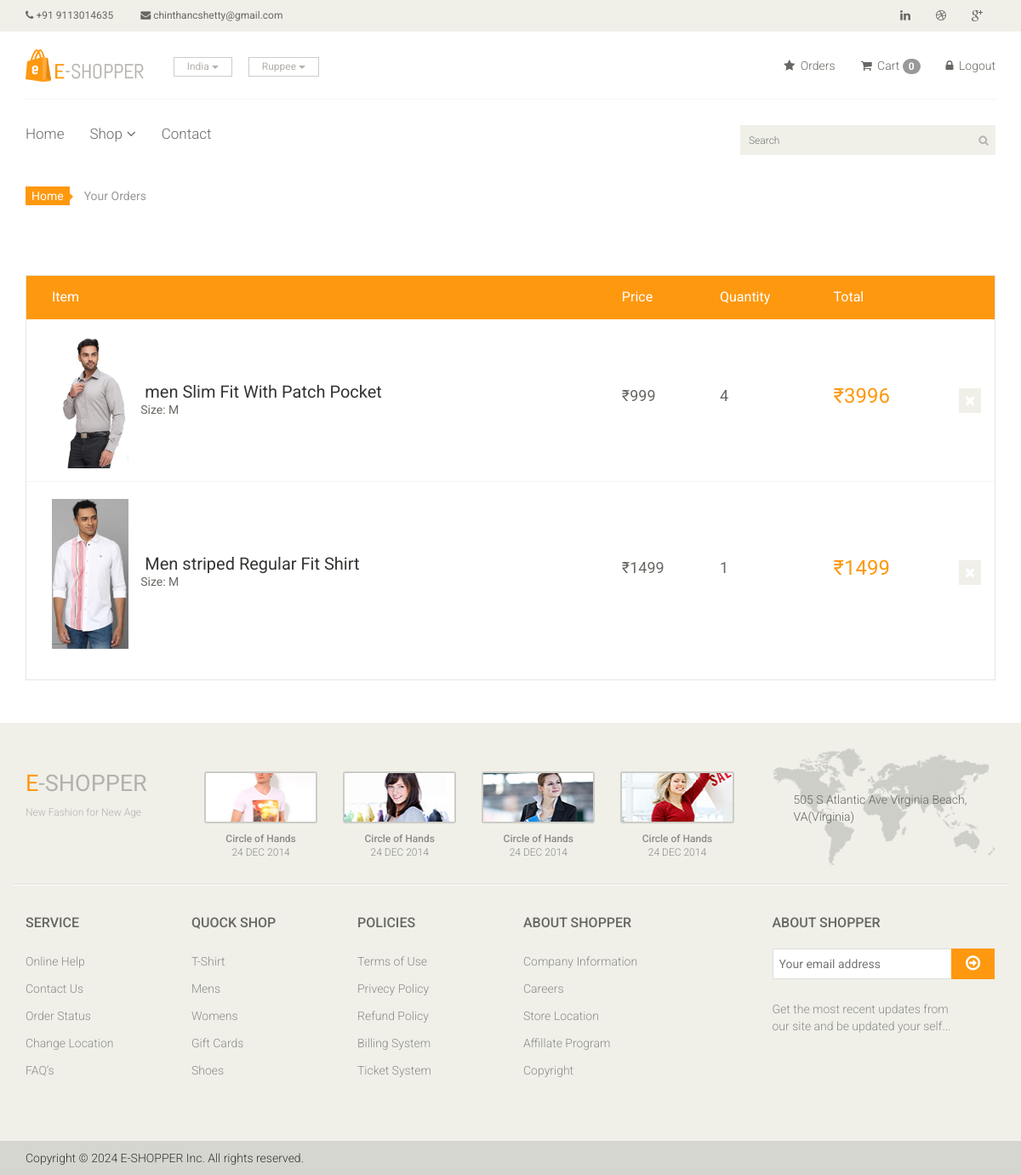
/order/ (signed in), run on the app's committed database.
### app/models.py (models this page shows, shortened)
class Order(models.Model):
    image = models.ImageField(upload_to='ecommerce/order/image')
    product = models.CharField(max_length=1000, default='')
    user = models.ForeignKey(User, on_delete=models.CASCADE)
    price = models.IntegerField()
    quantity = models.CharField(max_length=5)
    size = models.CharField(max_length=3)  # Add size field
    total = models.CharField(max_length=1000, default='')
    address = models.TextField()
    phone = models.CharField(max_length=10)
    pincode = models.CharField(max_length=10)
    date = models.DateField(default=datetime.datetime.today)

### E_shopper/views.py (the view)
# urls.py: path('order/',views.Your_Order,name='order'),
def Your_Order(request):
    uid=request.session.get('_auth_user_id')
    user=User.objects.get(id=uid)
    order=Order.objects.filter(user = user)
    context={
        'order':order,
    }
    return render(request,'order.html',context)

### templates/order.html (shortened to what this page needs)
{% extends 'master.html'%}
{% block body%}
<section id="cart_items">
    <div class="container">
        <div class="breadcrumbs">
            <ol class="breadcrumb">
              <li><a href="#">Home</a></li>
              <li class="active">Your Orders</li>
            </ol>
        </div>
        {% if order %}
        <div class="table-responsive cart_info">
            <table class="table table-condensed">
                <thead>
                    <tr class="cart_menu">
                        <td class="image">Item</td>
                        <td class="description"></td>
                        <td class="price">Price</td>
                        <td class="quantity">Quantity</td>
                        <td class="total">Total</td>
                        <td></td>
                    </tr>
                </thead>
                <tbody>
                    {% for i in order %}
                    <tr>
                        <td class="cart_product">
                            <a href=""><img src="{{i.image}}" alt="" width="90px"> </a>
                        </td>
                        <td class="cart_description">
                            <h4><a href="">&nbsp;{{ i.product }}</a></h4>
                            <p>Size: {{ i.size }}</p>
                        </td>
                        <td class="cart_price">
                            <p>₹{{i.price}}</p>
                        </td>
                        <td class="cart_quantity">
                            <div class="cart_price">
                               <p>{{i.quantity}}</p>
                            </div>
                        </td>
                        <td class="cart_total">
                            <p class="cart_total_price">₹{{i.total}}</p>
                        </td>
                        <td class="cart_delete">
                            <a class="cart_quantity_delete" href="{% url 'delete_order' i.id %}"><i class="fa fa-times"></i></a>
                        </td>
                    </tr>
                    {% endfor %}
                </tbody>
            </table>
        </div>
        {% else %}
        <h3> No Orders Yet</h3>
    </div>
     {% endif %}
</section>
{% endblock %}

### templates/master.html (shortened to what this page needs)
<!DOCTYPE html>
<html lang="en">
<head>
    {% load static %}
    <link href="/static/css/bootstrap.min.css" rel="stylesheet">
    <link href="/static/css/font-awesome.min.css" rel="stylesheet">
    <link href="/static/css/prettyPhoto.css" rel="stylesheet">
    <link href="/static/css/price-range.css" rel="stylesheet">
    <link href="/static/css/animate.css" rel="stylesheet">
	<link href="/static/css/main.css" rel="stylesheet">
	<link href="/static/css/responsive.css" rel="stylesheet">
</head>
<body>
    <header id="header">
		<div class="header_top">
			<div class="container">
				<div class="row">
					<div class="col-sm-6">
						<div class="contactinfo">
							<ul class="nav nav-pills">
								<li><a href="#"><i class="fa fa-phone"></i> +91 9113014635</a></li>
								<li><a href="#"><i class="fa fa-envelope"></i> chinthancshetty@gmail.com</a></li>
							</ul>
						</div>
					</div>
					<div class="col-sm-6">
						<div class="social-icons pull-right">
							<ul class="nav navbar-nav">
								<li><a href="https://www.linkedin.com/in/chintan-c-shetty-672420281/" target=" blank"><i class="fa fa-linkedin"></i></a></li>
								<li><a href="#"><i class="fa fa-dribbble"></i></a></li>
								<li><a href="https://www.google.com/" target=" blank"><i class="fa fa-google-plus"></i></a></li>
							</ul>
						</div>
					</div>
				</div>
			</div>
		</div>
		<div class="header-middle">
			<div class="container">
				<div class="row">
					<div class="col-sm-4">
						<div class="logo pull-left">
							<a href="{% url 'index' %}"><img src="/static/images/home/logo.png" alt="" /></a>
						</div>
						<div class="btn-group pull-right">
							<div class="btn-group">
								<button type="button" class="btn btn-default dropdown-toggle usa" data-toggle="dropdown">
									India
									<span class="caret"></span>
								</button>
							</div>
							<div class="btn-group">
								<button type="button" class="btn btn-default dropdown-toggle usa" data-toggle="dropdown">
									Ruppee
									<span class="caret"></span>
								</button>
							</div>
						</div>
					</div>
					<div class="col-sm-8">
						<div class="shop-menu pull-right">
							<ul class="nav navbar-nav">
								<li><a href="{% url 'order' %}"><i class="fa fa-star"></i> Orders</a></li>
								<li><a href="{% url 'cart_detail' %}"><i class="fa fa-shopping-cart"></i> Cart <span class="badge text-bg-secondary">{{request.session.cart|length}}</span></a></li>
								{% if user.is_authenticated %}
                                <li>
										<a href="#" onclick="document.getElementById('logout-form').submit();">
											<i class="fa fa-lock"></i> Logout
										</a>
								</li>
								{% else %}
								<li><a href="{% url 'login' %}"><i class="fa fa-lock"></i> Login</a></li>
								{% endif %}
							</ul>
						</div>
					</div>
				</div>
			</div>
		</div>
		<div class="header-bottom">
			<div class="container">
				<div class="row">
					<div class="col-sm-9">
						<div class="mainmenu pull-left">
							<ul class="nav navbar-nav collapse navbar-collapse">
								<li><a href="{% url 'index' %}" >Home</a></li>
								<li class="dropdown"><a href="#">Shop<i class="fa fa-angle-down"></i></a>
                                </li>
								<li><a href="{% url 'contact_page'%}"target="_blank">Contact</a></li>
							</ul>
						</div>
					</div>
					<div class="col-sm-3">
						<form method="get" action="{% url 'search' %}">
							<div class="search_box pull-right">
								<input name="query" type="text" placeholder="Search"/>
							</div>
						</form>
					</div>
				</div>
			</div>
		</div>
	</header>
    {% block body %}{% endblock %}
    <footer id="footer">
		<div class="footer-top">
			<div class="container">
				<div class="row">
					<div class="col-sm-2">
						<div class="companyinfo">
							<h2><span>e</span>-shopper</h2>
							<p>New Fashion for New Age</p>
						</div>
					</div>
					<div class="col-sm-7">
						<div class="col-sm-3">
							<div class="video-gallery text-center">
								<a href="#">
									<div class="iframe-img">
										<img src="/static/images/home/iframe1.png" alt="" />
									</div>
								</a>
								<p>Circle of Hands</p>
								<h2>24 DEC 2014</h2>
							</div>
						</div>
						<div class="col-sm-3">
							<div class="video-gallery text-center">
								<a href="#">
									<div class="iframe-img">
										<img src="/static/images/home/iframe2.png" alt="" />
									</div>
								</a>
								<p>Circle of Hands</p>
								<h2>24 DEC 2014</h2>
							</div>
						</div>
						<div class="col-sm-3">
							<div class="video-gallery text-center">
								<a href="#">
									<div class="iframe-img">
										<img src="/static/images/home/iframe3.png" alt="" />
									</div>
								</a>
								<p>Circle of Hands</p>
								<h2>24 DEC 2014</h2>
							</div>
						</div>
						<div class="col-sm-3">
							<div class="video-gallery text-center">
								<a href="#">
									<div class="iframe-img">
										<img src="/static/images/home/iframe4.png" alt="" />
									</div>
								</a>
								<p>Circle of Hands</p>
								<h2>24 DEC 2014</h2>
							</div>
						</div>
					</div>
					<div class="col-sm-3">
						<div class="address">
							<img src="images/home/map.png" alt="" />
							<p>505 S Atlantic Ave Virginia Beach, VA(Virginia)</p>
						</div>
					</div>
				</div>
			</div>
		</div>
		<div class="footer-widget">
			<div class="container">
				<div class="row">
					<div class="col-sm-2">
						<div class="single-widget">
							<h2>Service</h2>
							<ul class="nav nav-pills nav-stacked">
								<li><a href="#">Online Help</a></li>
								<li><a href="#">Contact Us</a></li>
								<li><a href="#">Order Status</a></li>
								<li><a href="#">Change Location</a></li>
								<li><a href="#">FAQ’s</a></li>
							</ul>
						</div>
					</div>
					<div class="col-sm-2">
						<div class="single-widget">
							<h2>Quock Shop</h2>
							<ul class="nav nav-pills nav-stacked">
								<li><a href="#">T-Shirt</a></li>
								<li><a href="#">Mens</a></li>
								<li><a href="#">Womens</a></li>
								<li><a href="#">Gift Cards</a></li>
								<li><a href="#">Shoes</a></li>
							</ul>
						</div>
					</div>
					<div class="col-sm-2">
						<div class="single-widget">
							<h2>Policies</h2>
							<ul class="nav nav-pills nav-stacked">
								<li><a href="#">Terms of Use</a></li>
								<li><a href="#">Privecy Policy</a></li>
								<li><a href="#">Refund Policy</a></li>
								<li><a href="#">Billing System</a></li>
								<li><a href="#">Ticket System</a></li>
							</ul>
						</div>
					</div>
					<div class="col-sm-2">
						<div class="single-widget">
							<h2>About Shopper</h2>
							<ul class="nav nav-pills nav-stacked">
								<li><a href="#">Company Information</a></li>
								<li><a href="#">Careers</a></li>
								<li><a href="#">Store Location</a></li>
								<li><a href="#">Affillate Program</a></li>
								<li><a href="#">Copyright</a></li>
							</ul>
						</div>
					</div>
					<div class="col-sm-3 col-sm-offset-1">
						<div class="single-widget">
							<h2>About Shopper</h2>
							<form action="#" class="searchform">
								<input type="text" placeholder="Your email address" />
								<button type="submit" class="btn btn-default"><i class="fa fa-arrow-circle-o-right"></i></button>
								<p>Get the most recent updates from <br />our site and be updated your self...</p>
							</form>
						</div>
					</div>
				</div>
			</div>
		</div>
		<div class="footer-bottom">
			<div class="container">
				<div class="row">
					<p class="pull-left">Copyright © 2024 E-SHOPPER Inc. All rights reserved.</p>
				</div>
			</div>
		</div>
	</footer>
</body>
</html>

### data on the page
Order: image (picture), product "men Slim Fit With Patch Pocket", size "M", price "999", quantity "4", total "3996"
Order: image (picture), product "Men striped Regular Fit Shirt", size "M", price "1499", quantity "1", total "1499"

### other printed values
{{ request.session.cart|length }} "0"
